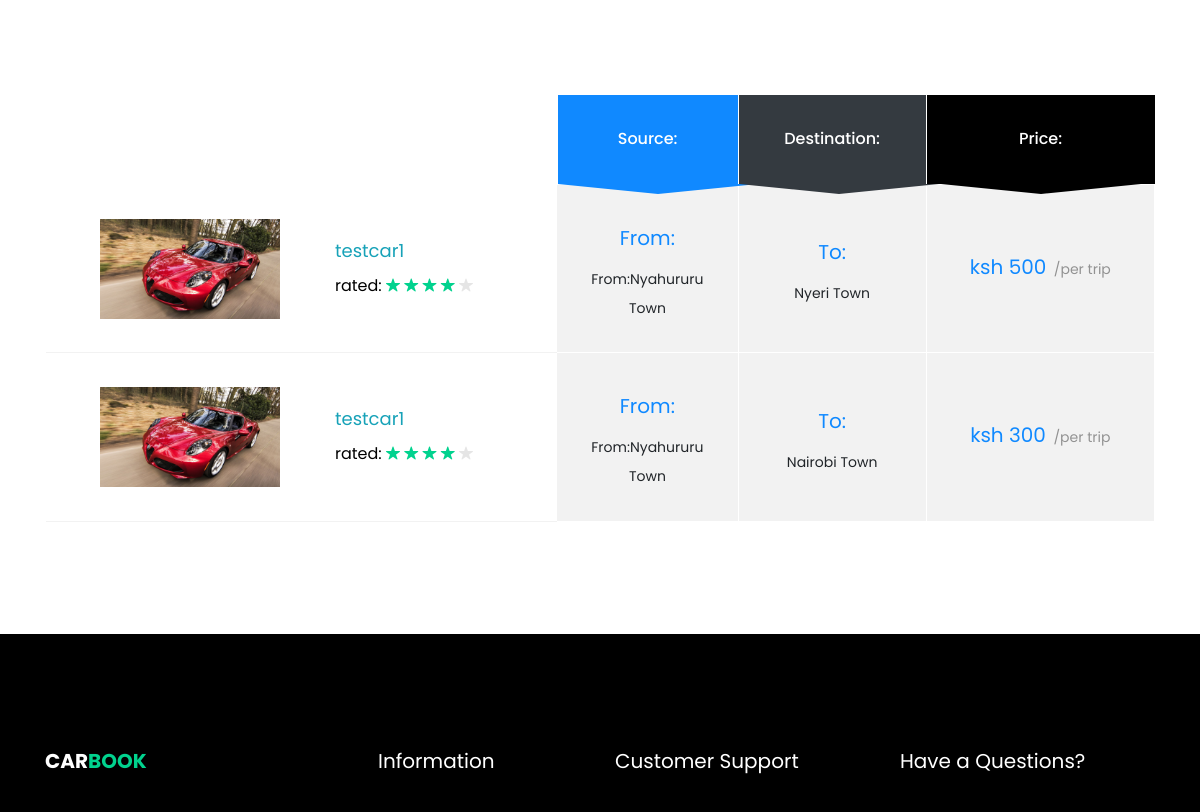
Before: /Routes/ (middle part) with the older database file.
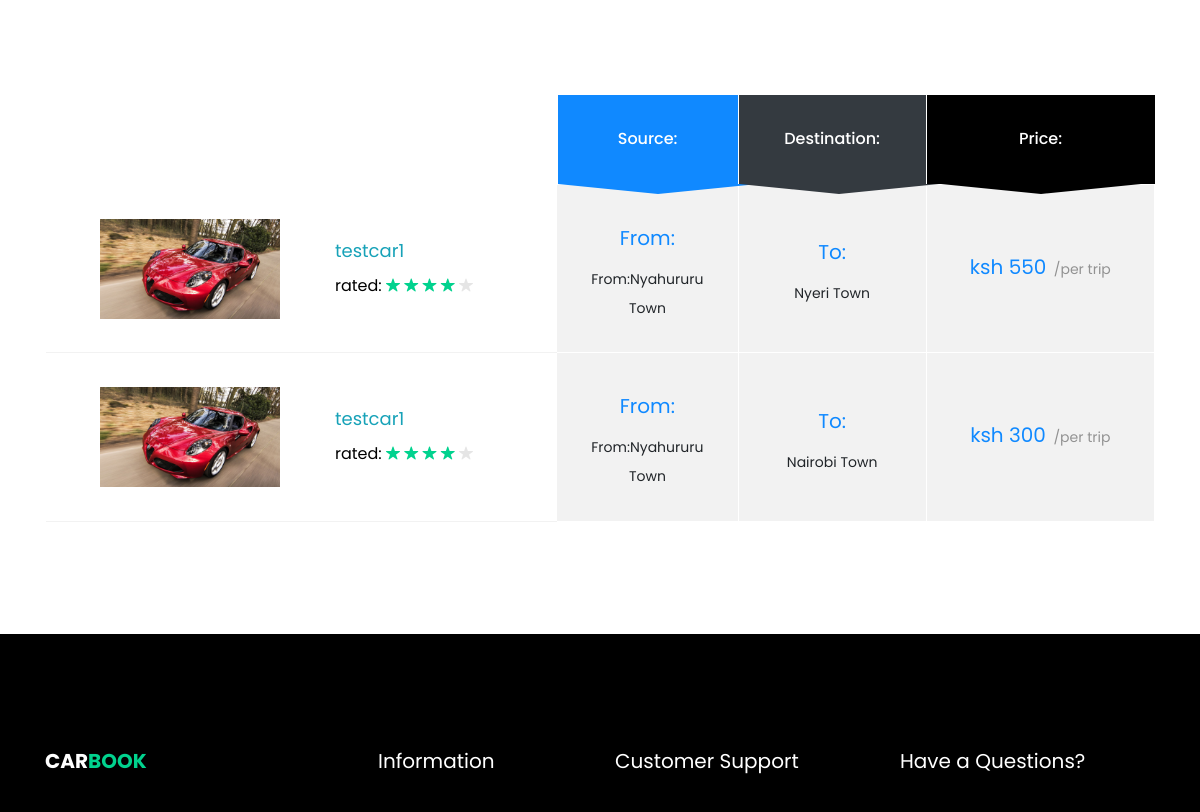
After: the same page with the newer database file.
### core/models.py (models this page shows, shortened)
class Route(models.Model):
    car = models.ForeignKey(Car, on_delete=models.CASCADE)
    From = models.CharField(max_length=200)
    Destination = models.CharField(max_length=200)
    Day = models.DateField(auto_now_add=False)
    Departure_Time = models.TimeField(auto_now_add=False)
    Arrival_time = models.TimeField(auto_now_add=False)
    price = models.PositiveIntegerField(default=0)
    class Meta:
        verbose_name_plural = 'Routes'

class Car(models.Model):
    name = models.CharField(max_length=200)
    image = models.ImageField()
    description = models.CharField(max_length=300)
    capacity = models.PositiveIntegerField()
    plate_no = models.CharField(max_length=100)
    fuel = models.CharField(max_length=100, choices=Fuel_Choices)
    Transmission = models.CharField(max_length=100, choices=Transmission_Choices)
    booked = models.BooleanField(default=False)
    class Meta:
        verbose_name_plural = 'Cars'

### core/views.py (the view)
# urls.py: path('Routes/', Routes.as_view(), name="Routes"),
class Routes(TemplateView):
    template_name = 'Routes.html'
    def get_context_data(self, **kwargs):
        context = super().get_context_data(**kwargs)
        context['route'] = Route.objects.all()
        return context

### templates/Routes.html (shortened to what this page needs)
{% extends 'index.html' %}
{% load static %}
  {% block content %}
    <section class="ftco-section ftco-cart">
			<div class="container">
				<div class="row">
    			<div class="col-md-12 ftco-animate">
    				<div class="car-list">
	    				<table class="table">
						    <thead class="thead-primary">
						      <tr class="text-center">
						        <th>&nbsp;</th>
						        <th>&nbsp;</th>
						        <th class="bg-primary heading">Source:</th>
						        <th class="bg-dark heading">Destination:</th>
						        <th class="bg-black heading">Price:</th>
						      </tr>
						    </thead>
						    <tbody>
                            {% for route in route %}
						      <tr class="">
						      	<td class="car-image"><div class="img" style="background-image:url({{ route.car.image.url }});"></div></td>
						        <td class="product-name">
                                    <a href="{% url 'RoutesDetail' route.id %}"><h3 class="text-info">{{ route.car.name }}</h3></a>
						        	<p class="mb-0 rated">
						        		<span>rated:</span>
						        		<span class="ion-ios-star"></span>
						        		<span class="ion-ios-star"></span>
						        		<span class="ion-ios-star"></span>
						        		<span class="ion-ios-star"></span>
						        		<span class="ion-ios-star"></span>
						        	</p>
						        </td>
						        <td class="price">
						        	<div class="price-rate">
							        	<h3>
							        		<span class="num"><small class="currency"></small>From:</span>
							        	</h3>
							        	<span class="subheading">From:Nyahururu<br>Town</span>
						        	</div>
						        </td>
						        <td class="price">
						        	<div class="price-rate">
							        	<h3>
							        		<span class="num"><small class="currency"></small> To:</span>
							        	</h3>
							        	<span class="subheading">{{ route.Destination }} Town</span>
						        </div>
						        </td>
						        <td class="price">
						        	<div class="price-rate">
							        	<h3>
							        		<span class="num"><small class="currency"></small> ksh {{ route.price }}</span>
							        		<span class="per">/per trip</span>
							        	</h3>
							        </div>
						        </td>
						      </tr>
                            {% endfor %}
						    </tbody>
						  </table>
					  </div>
    			</div>
    		</div>
			</div>
		</section>
  {% endblock %}

### templates/index.html (shortened to what this page needs)
{% load static %}
<!DOCTYPE html>
<html lang="en">
  <head>
    <link rel="stylesheet" href="{% static 'css/open-iconic-bootstrap.min.css' %}">
    <link rel="stylesheet" href="{% static 'css/animate.css' %}">
    <link rel="stylesheet" href="{% static 'css/owl.carousel.min.css' %}">
    <link rel="stylesheet" href="{% static 'css/owl.theme.default.min.css' %}">
    <link rel="stylesheet" href="{% static 'css/magnific-popup.css' %}">
    <link rel="stylesheet" href="{% static 'css/aos.css' %}">
    <link rel="stylesheet" href="{% static 'css/ionicons.min.css' %}">
    <link rel="stylesheet" href="{% static 'css/bootstrap-datepicker.css' %}">
    <link rel="stylesheet" href="{% static 'css/jquery.timepicker.css' %}">
    <link rel="stylesheet" href="{% static 'css/flaticon.css' %}">
    <link rel="stylesheet" href="{% static 'css/icomoon.css' %}">
    <link rel="stylesheet" href="{% static 'css/style.css' %}">
  </head>
  <body>
    {% block content %}{% endblock %}
    <footer class="ftco-footer ftco-bg-dark ftco-section">
      <div class="container">
        <div class="row mb-5">
          <div class="col-md">
            <div class="ftco-footer-widget mb-4">
              <h2 class="ftco-heading-2"><a href="#" class="logo">Car<span>book</span></a></h2>
            </div>
          </div>
          <div class="col-md">
            <div class="ftco-footer-widget mb-4 ml-md-5">
              <h2 class="ftco-heading-2">Information</h2>
            </div>
          </div>
          <div class="col-md">
             <div class="ftco-footer-widget mb-4">
              <h2 class="ftco-heading-2">Customer Support</h2>
            </div>
          </div>
          <div class="col-md">
            <div class="ftco-footer-widget mb-4">
            	<h2 class="ftco-heading-2">Have a Questions?</h2>
            </div>
          </div>
        </div>
      </div>
    </footer>
  </body>
</html>

Changed rows visible on the page:
changed Route "Nyeri": price "500" → "550"
